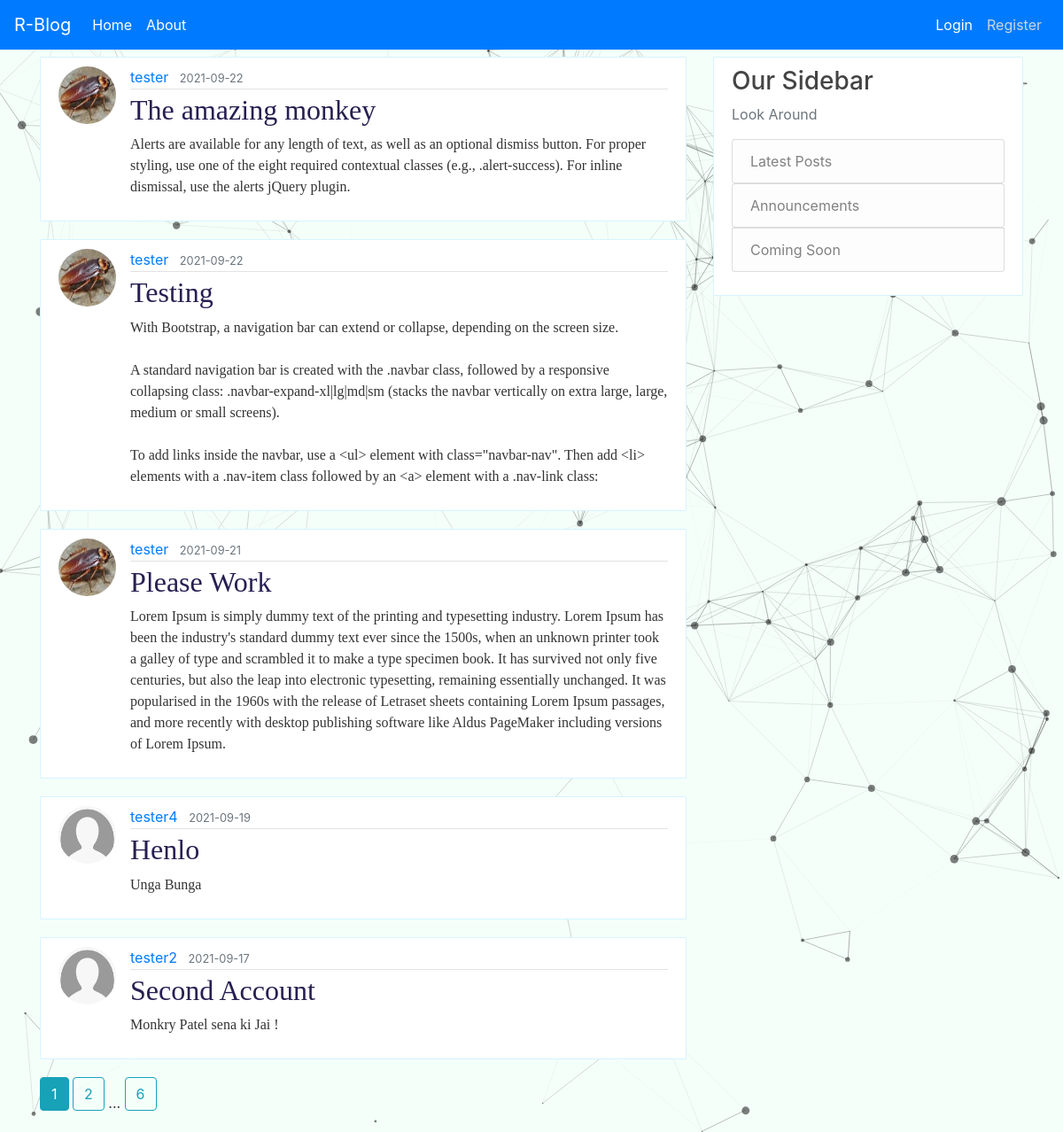
Page /home on the earlier database version.
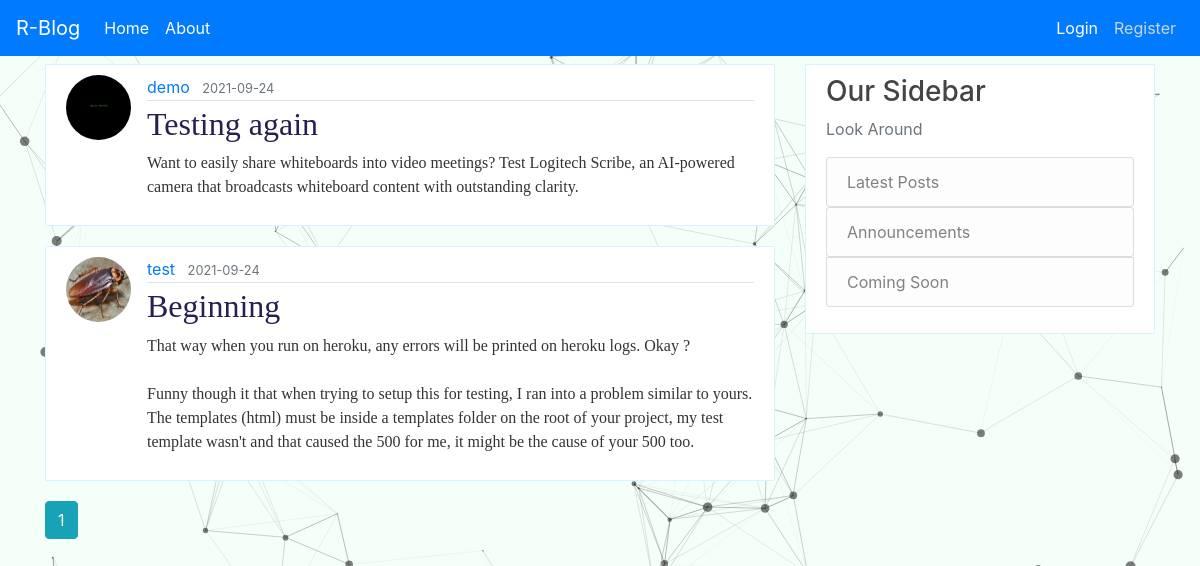
Same page on the later database version.
### flaskblog/models.py (models this page shows, shortened)
class Post(db.Model):
    id = db.Column(db.Integer, primary_key=True)
    title = db.Column(db.String(100), nullable=False)
    date_posted = db.Column(db.DateTime, nullable=False, default=datetime.utcnow)
    content = db.Column(db.Text, nullable=False)
    user_id = db.Column(db.Integer, db.ForeignKey('user.id'), nullable=False)

class User(db.Model, UserMixin):
    __table_args__ = {'extend_existing': True}
    id = db.Column(db.Integer, primary_key=True)
    username = db.Column(db.String(20), unique=True, nullable=False)
    email = db.Column(db.String(120), unique=True, nullable=False)
    image_file = db.Column(db.String(20), nullable=False, default='default.jpg')
    password = db.Column(db.String(60), nullable=False)
    posts = db.relationship('Post', backref='author', lazy=True)

### flaskblog/main/routes.py (the view)
@main.route("/")
@main.route("/home")
def home():
    page = request.args.get('page', 1, type=int)
    posts = Post.query.order_by(Post.date_posted.desc()).paginate(page=page, per_page=5)
    return render_template('home.html', posts=posts)

### flaskblog/templates/home.html
{% extends "layout.html" %}
{% block content %}
    {% for post in posts.items %}
           <article class="media content-section">
            <img class="rounded-circle article-img" src="{{ url_for('static', filename='profile_pics/' +post.author.image_file)}}">
            <div class="media-body">
            <div class="article-metadata">
                <a class="mr-2" href="{{ url_for('users.user_posts', username=post.author.username) }}">{{ post.author.username }}</a>
                <small class="text-muted">{{ post.date_posted.strftime('%Y-%m-%d') }}</small>
             </div>
                <h2><a class="article-title" href="{{ url_for('posts.post', post_id=post.id)}}">{{ post.title }}</a></h2>
              <p class="article-content main_body">{{ post.content }}</p>
          </div>
           </article>
    {% endfor %}
{% for page_num in posts.iter_pages(left_edge=1, right_edge=1, left_current=1, right_current=2) %}
      {% if page_num %}
        {% if posts.page == page_num %}
          <a class="btn btn-info mb-4" href="{{ url_for('main.home', page=page_num) }}">{{ page_num }}</a>
        {% else %}
          <a class="btn btn-outline-info mb-4" href="{{ url_for('main.home', page=page_num) }}">{{ page_num }}</a>
        {% endif %}
      {% else %}
        ...
      {% endif %}
    {% endfor %}
{% endblock content %}

### flaskblog/templates/layout.html (shortened to what this page needs)
<!DOCTYPE html>
<html>
<head>
    <link rel="stylesheet" href="https://maxcdn.bootstrapcdn.com/bootstrap/4.0.0/css/bootstrap.min.css">
    <link rel="stylesheet" type="text/css" href="{{ url_for('static', filename='main.css') }}">
</head>
<div id="particles-js"></div>
<body>
    <header class="site-header">
        <nav class="navbar navbar-expand-md navbar-dark bg-primary">
            <a class="navbar-brand" href="{{url_for('main.home')}}">R-Blog</a>
            <div class="collapse navbar-collapse" id="navbarSupportedContent">
              <ul class="navbar-nav mr-auto">
                <li class="nav-item active">
                    <a class="nav-item nav-link" href="{{url_for('main.home')}}">Home</a>
                </li>
                <li class="nav-item active">
                    <a class="nav-item nav-link" href="{{ url_for('main.about') }}">About</a>
                </li>
              </ul>
              <ul class="navbar-nav">
                  {% if current_user.is_authenticated %}
                  <li class="nav-item active">
                  <a class="nav-item nav-link" href="{{url_for('posts.new_post')}}">Create New Post</a>
                  </li>
                  <li class="nav-item active">
                  <a class="nav-item nav-link" href="{{url_for('users.user_posts', username = current_user.username)}}">My Posts</a>
                  </li>
                  <li class="nav-item active">
                  <a class="nav-item nav-link" href="{{url_for('users.account')}}">My Account</a>
                  </li>
                  <li class="nav-item active">
                  <a class="nav-item nav-link" href="{{url_for('users.logout')}}">Logout</a>
                  </li>
                  {% else %}
                <li class="nav-item active">
                    <a class="nav-item nav-link" href="{{url_for('users.login')}}">Login</a>
                </li>
                <li class="nav-item">
                    <a class="nav-item nav-link" href="{{url_for('users.register')}}">Register</a>
                </li>
                  {% endif %}
              </ul>
            </div>
          </nav>
    </header>
    <main role="main" class="container">
      <div class="row">
        <div class="col-md-8">
          {% block content %}
            {% endblock %}
        </div>
        <div class="col-md-4 sidebar">
          <div class="content-section">
            <h3>Our Sidebar</h3>
            <p class='text-muted'>Look Around
              <ul class="list-group">
               <a href={{url_for('main.home')}}><li class="list-group-item list-group-item-light">Latest Posts</li></a>
               <a href={{url_for('main.announcements')}}><li class="list-group-item list-group-item-light">Announcements</li></a>
               <li class="list-group-item list-group-item-light">Coming Soon</li>
              </ul>
            </p>
          </div>
        </div>
      </div>
    </main>
</body>

### flaskblog/static/main.css (style rules this page uses)
body { background: #fafafa; color: #333333; margin-top: 0rem; position: relative; }
#particles-js { background-color: mintcream; position: fixed; top: 0; right: 0; bottom: 0; left: 0; z-index: 0; }
h1, h2, h3, h4, h5, h6 { color: #444444; }
.site-header .navbar-nav .nav-link { color: #cbd5db; }
.content-section { background: #ffffff; padding: 10px 20px; border: 1px solid #d6f4ff; border-radius: 1px; margin-bottom: 20px; margin-top: 8px; }
.article-title { color: #271f52; font-family: "Times", Times, serif; }
.article-content { white-space: pre-line; font-family: "Times New Roman", Times, serif; }
.article-img { height: 65px; width: 65px; margin-right: 16px; }
.article-metadata { padding-bottom: 1px; margin-bottom: 4px; border-bottom: 1px solid #e3e3e3 }
.sidebar { z-index: 0; }

Differences in the rows shown:
removed Post: image_file (picture), author.username "tester", date_posted "2021-09-22", title "The amazing monkey", content "Alerts are available for any length of text, as well as an optional dismiss button. For proper styling, use one of the eight required contextual classes (e.g., .alert-success). For inline dismissal, use the alerts jQuery plugin."
removed Post: image_file (picture), author.username "tester", date_posted "2021-09-22", title "Testing", content "With Bootstrap, a navigation bar can extend or collapse, depending on the screen size. A standard navigation bar is created with the .navbar class, followed by a responsive collapsing class: .navbar-expand-xl|lg|md|sm (stacks the navbar vertically on extra large, large, medium or small screens). To add links inside the navbar, use a <ul> element with class=\"navbar-nav\". Then add <li> elements with a .nav-item class followed by an <a> element with a .nav-link class:"
removed Post: image_file (picture), author.username "tester", date_posted "2021-09-21", title "Please Work", content "Lorem Ipsum is simply dummy text of the printing and typesetting industry. Lorem Ipsum has been the industry's standard dummy text ever since the 1500s, when an unknown printer took a galley of type and scrambled it to make a type specimen book. It has survived not only five centuries, but also the leap into electronic typesetting, remaining essentially unchanged. It was popularised in the 1960s with the release of Letraset sheets containing Lorem Ipsum passages, and more recently with desktop publishing software like Aldus PageMaker including versions of Lorem Ipsum."
removed Post: image_file (placeholder picture), author.username "tester4", date_posted "2021-09-19", title "Henlo", content "Unga Bunga"
removed Post: image_file (placeholder picture), author.username "tester2", date_posted "2021-09-17", title "Second Account", content "Monkry Patel sena ki Jai !"
now on this page (row edited): Post: image_file (picture), author.username "demo", date_posted "2021-09-24", title "Testing again", content "Want to easily share whiteboards into video meetings? Test Logitech Scribe, an AI-powered camera that broadcasts whiteboard content with outstanding clarity."
added Post: image_file (picture), author.username "test", date_posted "2021-09-24", title "Beginning", content "That way when you run on heroku, any errors will be printed on heroku logs. Okay ? Funny though it that when trying to setup this for testing, I ran into a problem similar to yours. The templates (html) must be inside a templates folder on the root of your project, my test template wasn't and that caused the 500 for me, it might be the cause of your 500 too."
Other differences:
list line gone: "2"
list line gone: "6"
